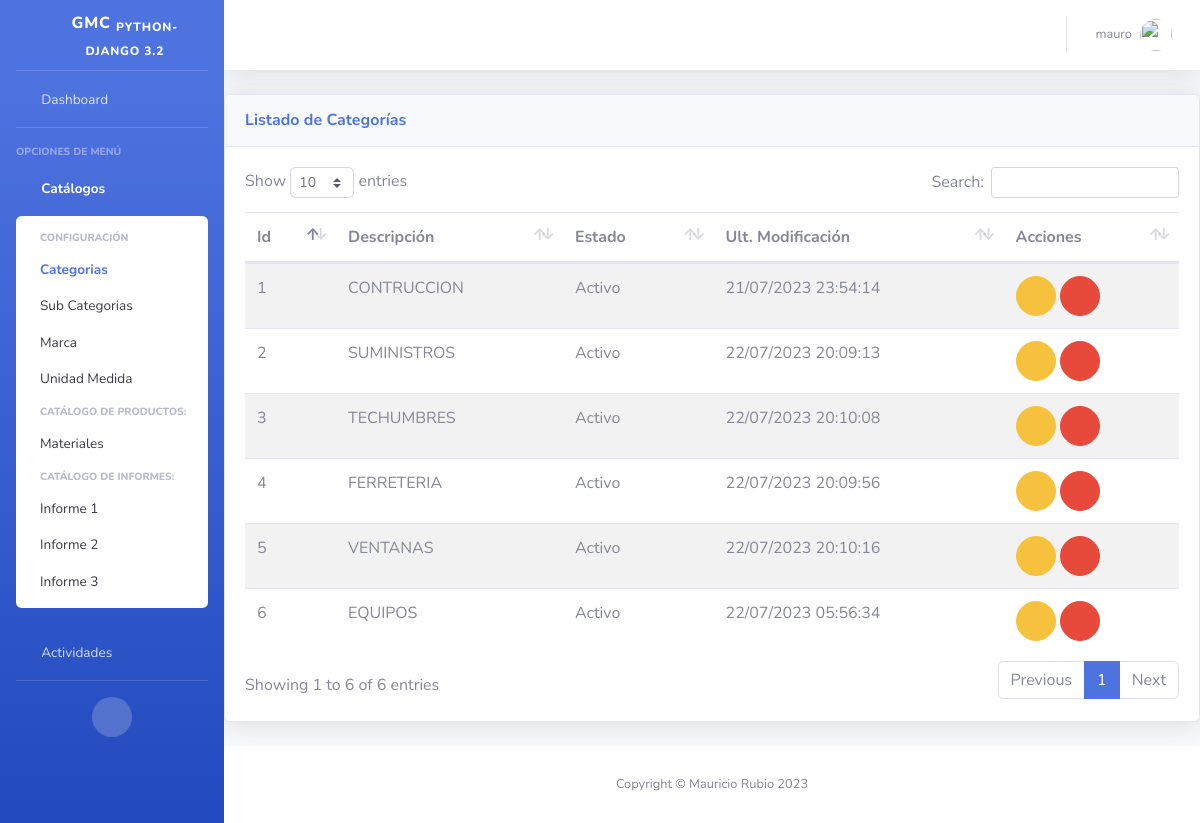
The page /inv/categorias/ (signed in) on the database its author committed.
### inv/models.py (models this page shows, shortened)
class Categoria(ClaseModelo):
    descripcion = models.CharField(
        max_length=100,
        help_text='Descripción de la Categoría',
        unique=True
    )
    class Meta:
        verbose_name_plural= "Categorias"

### inv/views.py (the view)
# urls.py: path('categorias/',CategoriaView.as_view(), name='categoria_list'),
class CategoriaView(SinPrivilegios, \
    generic.ListView):
    permission_required = "inv.view_categoria"
    model = Categoria
    template_name = "inv/categoria_list.html"
    context_object_name = "obj"

### inv/templates/inv/categoria_list.html (shortened to what this page needs)
{% extends 'base/base.html' %}
{% block page_content %}
<div class="card shadow mb-4">
    <div class="card-header py-3 d-flex flex-row align-items-center justify-content-between">
      <h6 class="m-0 font-weight-bold text-primary">Listado de Categorías</h6>
      <div class="dropdown no-arrow">
        <a class="dropdown-toggle" href="#" role="button" id="dropdownMenuLink" data-toggle="dropdown" aria-haspopup="true" aria-expanded="false">
          <i class="fas fa-ellipsis-v fa-sm fa-fw text-gray-400"></i>
        </a>
      </div>
    </div>
    <div class="card-body">
      {% if not obj %}
      <div class="alert alert-info">No hay categorías</div>
      {% else %}
      <table class="table table-striped table-hover">
          <thead>
              <th>Id</th>
              <th>Descripción</th>
              <th>Estado</th>
              <th>Ult. Modificación</th>
              <th class="all">Acciones</th>
          </thead>
          <tbody>
              {% for item in obj %}
              <tr>
                  <td>{{ item.id }}</td>
                  <td>{{ item.descripcion }}</td>
                  <td>{{ item.estado|yesno:"Activo,Inactivo" }}</td>
                  <td>{{ item.fm|date:"d/m/Y H:i:s" }}</td>
                  <td>
                    <a href="{% url 'inv:categoria_edit' item.id %}" class="btn btn-warning btn-circle" role="button"><i class="far fa-edit"></i></a>
                    <a href="{% url 'inv:categoria_del' item.id %}" class="btn btn-danger btn-circle" role="button"><i class="far fa-trash-alt"></i></a>
                  </td>
              </tr>
              {% endfor %}
          </tbody>
      </table>
      {% endif %}
    </div>
  </div>
{% endblock %}

### templates/base/base.html (shortened to what this page needs)
{% load static %}
<!DOCTYPE html>
<html lang="es">
<head>
  <link href="{% static  'base/vendor/fontawesome-free/css/all.min.css' %}" rel="stylesheet" type="text/css">
  <link href="{% static  'base/css/sb-admin-2.min.css' %}" rel="stylesheet">
   <link href="{% static 'base/vendor/datatables/dataTables.bootstrap4.min.css'%}" rel="stylesheet">
  <link rel="stylesheet" href="{% static 'base/vendor/jquery_confirm/jquery-confirm.min.css' %}">
  <link rel="stylesheet" href="https://cdnjs.cloudflare.com/ajax/libs/jquery-datetimepicker/2.5.20/jquery.datetimepicker.min.css" />
  <link rel="stylesheet" href="https://unpkg.com/bootstrap-table@1.15.3/dist/bootstrap-table.min.css">
  <link href="https://cdnjs.cloudflare.com/ajax/libs/select2/4.0.8/css/select2.min.css" rel="stylesheet" />
</head>
<body id="page-top" class="bg-gradient-primary">
  {% block side_bar %}
  <div id="wrapper">
    <ul class="navbar-nav bg-gradient-primary sidebar sidebar-dark accordion" id="accordionSidebar">
      <a class="sidebar-brand d-flex align-items-center justify-content-center" href="{% url 'bases:home' %}">
        <div class="sidebar-brand-icon rotate-n-15">
          <i class="fas fa-laugh-wink"></i>
        </div>
        <div class="sidebar-brand-text mx-3">GMC <sub>Python-Django 3.2</sub> </div>
      </a>
      <hr class="sidebar-divider my-0">
      <li class="nav-item">
        <a class="nav-link" href="{% url 'bases:home' %}">
          <i class="fas fa-fw fa-tachometer-alt"></i>
          <span>Dashboard</span></a>
      </li>
      <hr class="sidebar-divider">
      <div class="sidebar-heading">
        Opciones de Menú
      </div>
      {% url 'inv:categoria_list' as cat_url %}
      {% url 'inv:subcategoria_list' as s_cat_url %}
      {% url 'cmp:compras_list' as cmp_url %}
      <li class="nav-item {% if cat_url in request.path or s_cat_url in request.path  %} active {% endif %}">
        <a class="nav-link collapsed" href="#" data-toggle="collapse" data-target="#collapseTwo" aria-expanded="true" aria-controls="collapseTwo">
          <i class="fas fa-fw fa-cog"></i>
          <span>Catálogos</span>
        </a>
        <div id="collapseTwo" class="collapse {% if cat_url in request.path or s_cat_url in request.path %} show {% endif %}" aria-labelledby="headingTwo" data-parent="#accordionSidebar">
          <div class="bg-white py-2 collapse-inner rounded">
            <h6 class="collapse-header">Configuración</h6>
            {% if perms.inv.view_categoria %}
            <a class="collapse-item {% if cat_url in request.path %} active {% endif %}" href="{{cat_url}}">Categorias</a>
            {% endif %}
            {% if perms.inv.view_subcategoria %}
            <a class="collapse-item {% if s_cat_url in request.path %} active {% endif %}" href="{{s_cat_url}}">Sub Categorias</a>
            {% endif %}
            {% if perms.inv.view_marca %}
            <a class="collapse-item" href="{% url 'inv:marca_list' %}">Marca</a>
            {% endif %}
            {% if perms.inv.view_unidadmedida %}
            <a class="collapse-item" href="{% url 'inv:um_list' %}">Unidad Medida</a>
            {% endif %}
            <h6 class="collapse-header">Catálogo de Productos:</h6>
            {% if perms.inv.view_producto %}
            <a class="collapse-item" href="{% url 'inv:producto_list' %}">Materiales</a>
            {% endif %}
            <h6 class="collapse-header">Catálogo de Informes:</h6>
            {% if perms.fac.view_cliente %}
            <a class="collapse-item" href="{% url 'fac:cliente_list' %}">Informe 1</a>
            {% endif %}
            <a class="collapse-item" href="{% url 'bases:idiomas' %}">Informe 2</a>
            <a class="collapse-item" href="{% url 'bases:frases' %}">Informe 3</a>
          </div>
        </div>
      </li>
      <li class="nav-item {% if cmp_url in request.path  %} active {% endif %}">
        <a class="nav-link collapsed" href="#" data-toggle="collapse" data-target="#collapseCompras" aria-expanded="true" aria-controls="collapseCompras">
          <i class="fas fa-fw fa-truck"></i>
          <span>Actividades</span>
        </a>
      </li>
      <hr class="sidebar-divider d-none d-md-block">
      <div class="text-center d-none d-md-inline">
        <button class="rounded-circle border-0" id="sidebarToggle"></button>
      </div>
    </ul>
    {% endblock side_bar %}
    <div id="content-wrapper" class="d-flex flex-column">
      <div id="content">
        {% block top_bar %}
        <nav class="navbar navbar-expand navbar-light bg-white topbar mb-4 static-top shadow">
          <ul class="navbar-nav ml-auto">
            <li class="nav-item dropdown no-arrow">
              <a class="nav-link dropdown-toggle" href="#" id="userDropdown" role="button" data-toggle="dropdown" aria-haspopup="true" aria-expanded="false">
                <span class="mr-2 d-none d-lg-inline text-gray-600 small">{{ user.username }}</span>
                <img class="img-profile rounded-circle" src="{% static 'base/img/user.png' %}">
              </a>
            </li>
          </ul>
        </nav>
        {% endblock top_bar %}
        {% block page_content %}{% endblock %}
        {% block footer %}
      </div>
      <footer class="sticky-footer bg-white">
        <div class="container my-auto">
          <div class="copyright text-center my-auto">
            <span>Copyright &copy; Mauricio Rubio 2023</span>
          </div>
        </div>
      </footer>
    </div>
  </div>
  {% endblock %}
</body>
</html>

### rows shown on the page
Categoria: id "1", descripcion "CONTRUCCION", estado "Activo", fm "21/07/2023 23:54:14"
Categoria: id "2", descripcion "SUMINISTROS", estado "Activo", fm "22/07/2023 20:09:13"
Categoria: id "3", descripcion "TECHUMBRES", estado "Activo", fm "22/07/2023 20:10:08"
Categoria: id "4", descripcion "FERRETERIA", estado "Activo", fm "22/07/2023 20:09:56"
Categoria: id "5", descripcion "VENTANAS", estado "Activo", fm "22/07/2023 20:10:16"
Categoria: id "6", descripcion "EQUIPOS", estado "Activo", fm "22/07/2023 05:56:34"

### other values the page prints
{{ user.username }} "mauro"
